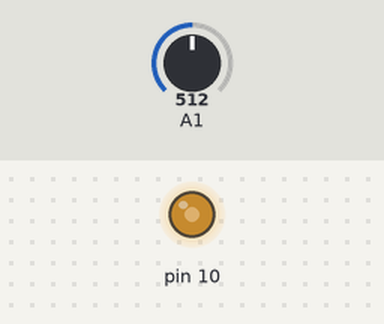
Recording of a sketch running on a simulated Arduino Uno, built with avr-gcc and run on an emulated ATmega328P. Shown: output pins drawn as LEDs (lit = HIGH). The inputs (shaded band) are chosen by the test bench; at power-on: A1 = 512.

Above: at 1.2 s.
1.3 s: A1 set to 716
At 2.5 s:
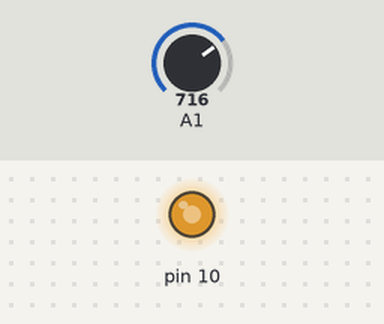
2.8 s: A1 set to 900
At 3.9 s:
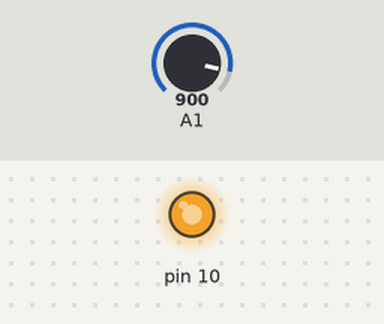
4.3 s: A1 set to 122
At 5.0 s:
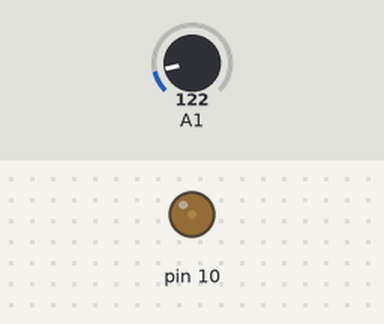
5.8 s: A1 set to 0
At 6.2 s:
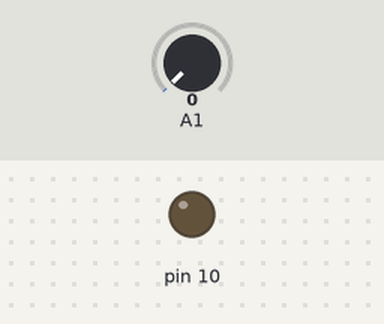
Timing chart, 0 to 8.3 s (numbered marks = the images above; inputs shaded):
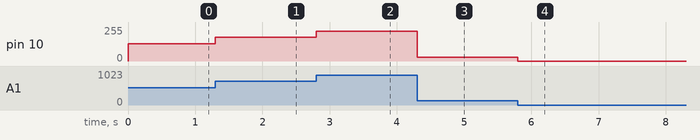

The sketch:

_1105last.ino
```cpp
void setup() {
  pinMode(10,OUTPUT);
}

void loop() {
  int a;
  a= analogRead(A1);
    analogWrite(10,a/4);

}
```

Measured:
- after the input at 1.3 s, pin 10: 128/255 → 179/255 at once
- after the input at 2.8 s, pin 10: 179/255 → 225/255 at once
- after the input at 4.3 s, pin 10: 225/255 → 30/255 at once
- after the input at 5.8 s, pin 10: 30/255 → 0/255 at once
